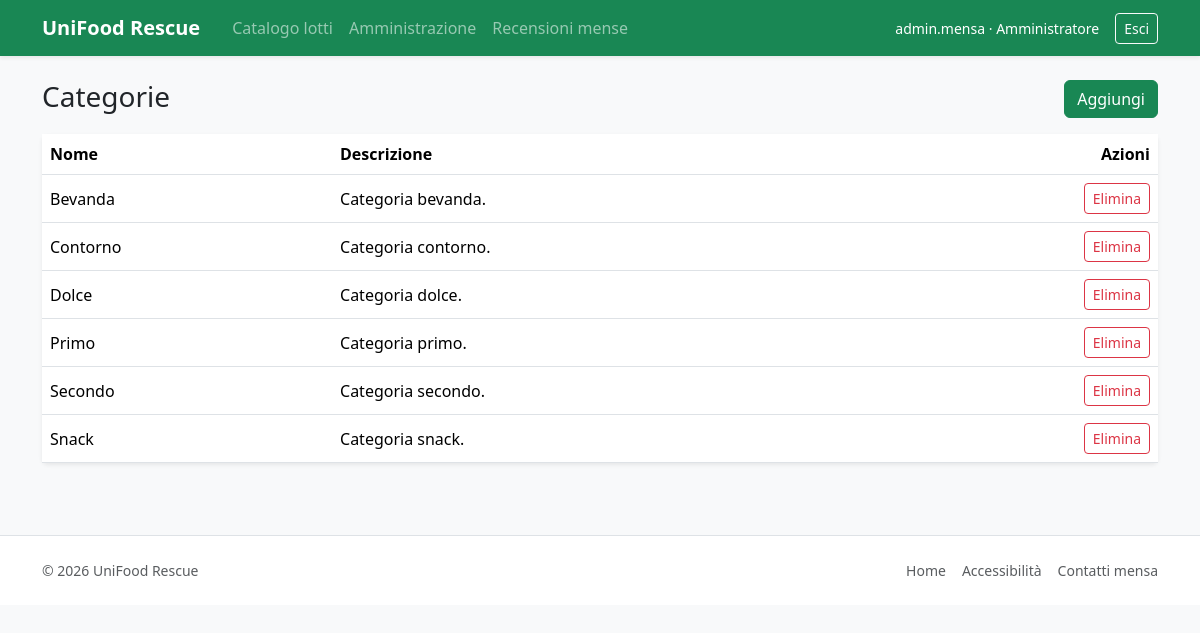
The app's page /amministrazione/categorie/ (signed in) with its own data.
### mensa/models.py (models this page shows, shortened)
class Utente(AbstractUser):
    email = models.EmailField(unique=True)
    ruolo = models.CharField(max_length=30, choices=Ruoli.CHOICES)
    class Meta:
        verbose_name = 'Utente'
        verbose_name_plural = 'Utenti'
    @property
    def is_studente(self):
        return self.ruolo == Ruoli.STUDENTE
    @property
    def is_operatore_mensa(self):
        return self.ruolo == Ruoli.OPERATORE
    @property
    def is_amministratore_app(self):
        return self.ruolo == Ruoli.AMMINISTRATORE or self.is_superuser

class CategoriaAlimento(models.Model):
    nome = models.CharField(max_length=80, unique=True)
    descrizione = models.TextField(blank=True)
    class Meta:
        ordering = ['nome']

### mensa/views.py (the view)
# urls.py: path('amministrazione/categorie/', views.CategoriaList.as_view(), name='admin_categoria_list'),
class CategoriaList(BaseList):
    model = CategoriaAlimento
    title = 'Categorie'
    create_url = 'admin_categoria_create'
    delete_url = 'admin_categoria_delete'
    fields = ['nome', 'descrizione']

### mensa/templatetags/mensa_extras.py (called while the page is built)
@register.filter
def getattribute(obj, attr):
    value = getattr(obj, attr, '')
    return value() if callable(value) else value

### mensa/views.py (called while the page is built)
    def test_func(self):
        return self.request.user.is_superuser or getattr(self.request.user, 'ruolo', None) == Ruoli.AMMINISTRATORE

    def get_context_data(self, **kwargs):
        c = super().get_context_data(**kwargs)
        c.update(
            title=self.title,
            create_url=self.create_url,
            delete_url=self.delete_url,
            fields=self.fields,
        )
        return c

### templates/mensa/amministrazione/list.html (shortened to what this page needs)
{% extends 'base.html' %}
{% load mensa_extras %}
{% block content %}
<div class="d-flex justify-content-between align-items-center mb-3">
  <div>
    <h1 class="h3 mb-1">{{ title }}</h1>
  </div>
  {% if create_url %}
    <a class="btn btn-success" href="{% url create_url %}">Aggiungi</a>
  {% endif %}
</div>
<div class="card shadow-sm border-0">
  <div class="table-responsive">
    <table class="table align-middle mb-0">
      <thead>
        <tr>
          {% for field in fields %}
            <th>{{ field|capfirst }}</th>
          {% endfor %}
          <th class="text-end">Azioni</th>
        </tr>
      </thead>
      <tbody>
      {% for obj in object_list %}
        <tr>
          {% for field in fields %}
            <td>{{ obj|getattribute:field }}</td>
          {% endfor %}
          <td class="text-end">
            {% if delete_url %}
              <form method="post" action="{% url delete_url obj.pk %}" class="d-inline"
                    onsubmit="return confirm('Vuoi eliminare questo elemento?');">
                <button type="submit" class="btn btn-outline-danger btn-sm">Elimina</button>
              </form>
            {% endif %}
          </td>
        </tr>
      {% empty %}
        <tr>
          <td colspan="{{ fields|length|add:1 }}" class="text-muted">
            Nessun elemento presente.
          </td>
        </tr>
      {% endfor %}
      </tbody>
    </table>
  </div>
</div>
{% endblock %}

### templates/base.html (shortened to what this page needs)
{% load static %}
<!doctype html>
<html lang="it">
<head>
  <link href="https://cdn.jsdelivr.net/npm/bootstrap@5.3.3/dist/css/bootstrap.min.css" rel="stylesheet">
  <link href="{% static 'css/site.css' %}" rel="stylesheet">
</head>
<body class="bg-light">
<nav class="navbar navbar-expand-lg navbar-dark bg-success shadow-sm">
  <div class="container">
    <a class="navbar-brand fw-bold me-4" href="{% url 'home' %}">
      {% if user.is_authenticated and user.is_operatore_mensa %}
        UniFood Rescue · Area mensa
      {% else %}
        UniFood Rescue
      {% endif %}
    </a>
    <div class="collapse navbar-collapse" id="navbarUniFood">
      <ul class="navbar-nav me-auto mb-2 mb-lg-0 align-items-lg-center">
        {% if user.is_authenticated and user.is_operatore_mensa %}
          <li class="nav-item">
            <a class="nav-link" href="{% url 'gestisci_lotti' %}">Lotti pubblicati</a>
          </li>
          <li class="nav-item">
            <a class="nav-link" href="{% url 'prenotazioni_da_ritirare' %}">Ritiri da confermare</a>
          </li>
          <li class="nav-item">
            <a class="nav-link" href="{% url 'storico_ritiri_operatore' %}">Storico ritiri</a>
          </li>
          <li class="nav-item">
            <a class="nav-link" href="{% url 'recensioni_mense' %}">Recensioni mense</a>
          </li>
          <li class="nav-item ms-lg-2 mt-2 mt-lg-0">
            <a class="btn btn-light btn-sm fw-semibold" href="{% url 'crea_lotto' %}">Pubblica lotto</a>
          </li>
        {% else %}
          {% if user.is_authenticated and user.is_amministratore_app %}
            <li class="nav-item">
              <a class="nav-link" href="{% url 'catalogo_lotti' %}">Catalogo lotti</a>
            </li>
            <li class="nav-item">
              <a class="nav-link" href="{% url 'dashboard_amministratore' %}">Amministrazione</a>
            </li>
          {% endif %}
          <li class="nav-item">
            <a class="nav-link" href="{% url 'recensioni_mense' %}">Recensioni mense</a>
          </li>
        {% endif %}
      </ul>
      <div class="d-flex align-items-center gap-3 ms-lg-4">
        {% if user.is_authenticated %}
          <span class="navbar-text text-white small d-none d-lg-inline">
            {{ user.username }} · {{ user.get_ruolo_display }}
          </span>
          <form method="post" action="{% url 'logout' %}" class="m-0">
            <button class="btn btn-outline-light btn-sm" type="submit">Esci</button>
          </form>
        {% else %}
          <a class="btn btn-outline-light btn-sm" href="{% url 'login' %}">Accedi</a>
          <a class="btn btn-light btn-sm" href="{% url 'registrazione' %}">Registrati</a>
        {% endif %}
      </div>
    </div>
  </div>
</nav>
<main class="container py-4">
  {% block content %}{% endblock %}
</main>
<footer class="border-top bg-white py-4 mt-5">
  <div class="container small text-muted">
    <div class="d-flex flex-column flex-md-row justify-content-between gap-2">
      <div>© 2026 UniFood Rescue</div>
      <div class="d-flex flex-wrap gap-3">
        <a class="text-muted text-decoration-none" href="{% url 'home' %}">Home</a>
        <span>Accessibilità</span>
        <span>Contatti mensa</span>
      </div>
    </div>
  </div>
</footer>
</body>
</html>

### static/css/site.css (style rules this page uses)
body { background: #f8f9fa; }
.table td, .table th { vertical-align: middle; }

### records on screen
Utente: username "admin.mensa", ruolo "Amministratore"
CategoriaAlimento: fields "Bevanda" "Categoria bevanda."
CategoriaAlimento: fields "Contorno" "Categoria contorno."
CategoriaAlimento: fields "Dolce" "Categoria dolce."
CategoriaAlimento: fields "Primo" "Categoria primo."
CategoriaAlimento: fields "Secondo" "Categoria secondo."
CategoriaAlimento: fields "Snack" "Categoria snack."

### other values on screen
{{ title }} "Categorie"
{{ field|capfirst }} "Nome" "Descrizione"
